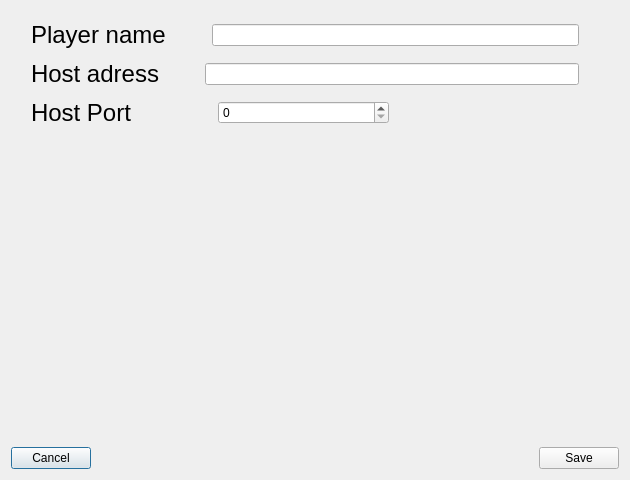
<?xml version="1.0" encoding="UTF-8"?>
<ui version="4.0">
 <class>SettingsDialog</class>
 <widget class="QDialog" name="SettingsDialog">
  <property name="geometry">
   <rect>
    <x>0</x>
    <y>0</y>
    <width>630</width>
    <height>480</height>
   </rect>
  </property>
  <property name="windowTitle">
   <string>Settings</string>
  </property>
  <layout class="QVBoxLayout" name="verticalLayout">
   <item>
    <spacer name="verticalSpacer_2">
     <property name="orientation">
      <enum>Qt::Orientation::Vertical</enum>
     </property>
     <property name="sizeType">
      <enum>QSizePolicy::Policy::Minimum</enum>
     </property>
     <property name="sizeHint" stdset="0">
      <size>
       <width>20</width>
       <height>10</height>
      </size>
     </property>
    </spacer>
   </item>
   <item>
    <layout class="QHBoxLayout" name="horizontalLayout3">
     <item>
      <spacer name="horizontalSpacer_4">
       <property name="orientation">
        <enum>Qt::Orientation::Horizontal</enum>
       </property>
       <property name="sizeType">
        <enum>QSizePolicy::Policy::Maximum</enum>
       </property>
       <property name="sizeHint" stdset="0">
        <size>
         <width>20</width>
         <height>20</height>
        </size>
       </property>
      </spacer>
     </item>
     <item>
      <widget class="QLabel" name="label_3">
       <property name="font">
        <font>
         <pointsize>18</pointsize>
        </font>
       </property>
       <property name="text">
        <string>Player name</string>
       </property>
      </widget>
     </item>
     <item>
      <spacer name="horizontalSpacer_5">
       <property name="orientation">
        <enum>Qt::Orientation::Horizontal</enum>
       </property>
       <property name="sizeType">
        <enum>QSizePolicy::Policy::Minimum</enum>
       </property>
       <property name="sizeHint" stdset="0">
        <size>
         <width>40</width>
         <height>20</height>
        </size>
       </property>
      </spacer>
     </item>
     <item>
      <widget class="QLineEdit" name="PlayerNameEdit"/>
     </item>
     <item>
      <spacer name="horizontalSpacer_6">
       <property name="orientation">
        <enum>Qt::Orientation::Horizontal</enum>
       </property>
       <property name="sizeType">
        <enum>QSizePolicy::Policy::Minimum</enum>
       </property>
       <property name="sizeHint" stdset="0">
        <size>
         <width>40</width>
         <height>20</height>
        </size>
       </property>
      </spacer>
     </item>
    </layout>
   </item>
   <item>
    <spacer name="verticalSpacer_4">
     <property name="orientation">
      <enum>Qt::Orientation::Vertical</enum>
     </property>
     <property name="sizeType">
      <enum>QSizePolicy::Policy::Minimum</enum>
     </property>
     <property name="sizeHint" stdset="0">
      <size>
       <width>20</width>
       <height>5</height>
      </size>
     </property>
    </spacer>
   </item>
   <item>
    <layout class="QHBoxLayout" name="horizontalLayout">
     <item>
      <spacer name="horizontalSpacer_2">
       <property name="orientation">
        <enum>Qt::Orientation::Horizontal</enum>
       </property>
       <property name="sizeType">
        <enum>QSizePolicy::Policy::Maximum</enum>
       </property>
       <property name="sizeHint" stdset="0">
        <size>
         <width>20</width>
         <height>20</height>
        </size>
       </property>
      </spacer>
     </item>
     <item>
      <widget class="QLabel" name="label_2">
       <property name="font">
        <font>
         <pointsize>18</pointsize>
        </font>
       </property>
       <property name="text">
        <string>Host adress</string>
       </property>
      </widget>
     </item>
     <item>
      <spacer name="horizontalSpacer_3">
       <property name="orientation">
        <enum>Qt::Orientation::Horizontal</enum>
       </property>
       <property name="sizeType">
        <enum>QSizePolicy::Policy::Minimum</enum>
       </property>
       <property name="sizeHint" stdset="0">
        <size>
         <width>40</width>
         <height>20</height>
        </size>
       </property>
      </spacer>
     </item>
     <item>
      <widget class="QLineEdit" name="HostAddressEdit"/>
     </item>
     <item>
      <spacer name="horizontalSpacer_6">
       <property name="orientation">
        <enum>Qt::Orientation::Horizontal</enum>
       </property>
       <property name="sizeType">
        <enum>QSizePolicy::Policy::Minimum</enum>
       </property>
       <property name="sizeHint" stdset="0">
        <size>
         <width>40</width>
         <height>20</height>
        </size>
       </property>
      </spacer>
     </item>
    </layout>
   </item>
   <item>
    <spacer name="verticalSpacer_3">
     <property name="orientation">
      <enum>Qt::Orientation::Vertical</enum>
     </property>
     <property name="sizeType">
      <enum>QSizePolicy::Policy::Minimum</enum>
     </property>
     <property name="sizeHint" stdset="0">
      <size>
       <width>20</width>
       <height>5</height>
      </size>
     </property>
    </spacer>
   </item>
   <item>
    <layout class="QHBoxLayout" name="horizontalLayout_2">
     <item>
      <spacer name="horizontalSpacer_4">
       <property name="orientation">
        <enum>Qt::Orientation::Horizontal</enum>
       </property>
       <property name="sizeType">
        <enum>QSizePolicy::Policy::Maximum</enum>
       </property>
       <property name="sizeHint" stdset="0">
        <size>
         <width>20</width>
         <height>20</height>
        </size>
       </property>
      </spacer>
     </item>
     <item>
      <widget class="QLabel" name="label">
       <property name="font">
        <font>
         <pointsize>18</pointsize>
        </font>
       </property>
       <property name="text">
        <string>Host Port    </string>
       </property>
      </widget>
     </item>
     <item>
      <spacer name="horizontalSpacer_5">
       <property name="orientation">
        <enum>Qt::Orientation::Horizontal</enum>
       </property>
       <property name="sizeType">
        <enum>QSizePolicy::Policy::Maximum</enum>
       </property>
       <property name="sizeHint" stdset="0">
        <size>
         <width>10</width>
         <height>20</height>
        </size>
       </property>
      </spacer>
     </item>
     <item>
      <widget class="QSpinBox" name="HostPortSpinBox"/>
     </item>
     <item>
      <spacer name="horizontalSpacer_7">
       <property name="orientation">
        <enum>Qt::Orientation::Horizontal</enum>
       </property>
       <property name="sizeType">
        <enum>QSizePolicy::Policy::Maximum</enum>
       </property>
       <property name="sizeHint" stdset="0">
        <size>
         <width>230</width>
         <height>20</height>
        </size>
       </property>
      </spacer>
     </item>
    </layout>
   </item>
   <item>
    <spacer name="verticalSpacer">
     <property name="orientation">
      <enum>Qt::Orientation::Vertical</enum>
     </property>
     <property name="sizeHint" stdset="0">
      <size>
       <width>20</width>
       <height>40</height>
      </size>
     </property>
    </spacer>
   </item>
   <item>
    <layout class="QHBoxLayout" name="horizontalLayout_3">
     <item>
      <widget class="QPushButton" name="CancelButton">
       <property name="text">
        <string>Cancel</string>
       </property>
      </widget>
     </item>
     <item>
      <spacer name="horizontalSpacer">
       <property name="orientation">
        <enum>Qt::Orientation::Horizontal</enum>
       </property>
       <property name="sizeHint" stdset="0">
        <size>
         <width>40</width>
         <height>20</height>
        </size>
       </property>
      </spacer>
     </item>
     <item>
      <widget class="QPushButton" name="SaveButton">
       <property name="text">
        <string>Save</string>
       </property>
      </widget>
     </item>
    </layout>
   </item>
  </layout>
 </widget>
 <resources/>
 <connections/>
</ui>
